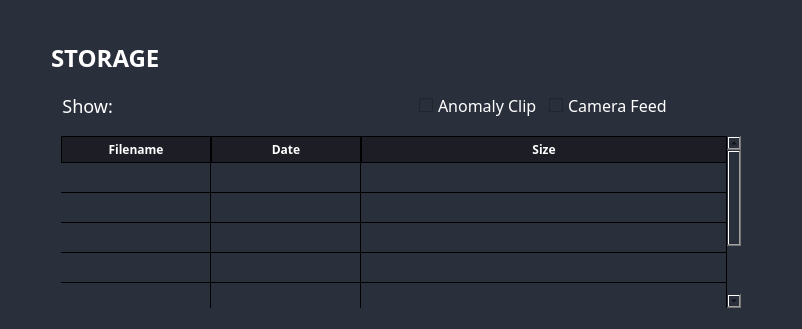
              <widget class="QWidget" name="storage_page">
               <property name="styleSheet">
                <string notr="true">*{
font-family: century gothic;
background: #2A2F3C ;
}
QLineEdit, QTextEdit{
background: #201f1f;
border:#201f1f;
color:white;
font-size:18px;
}
QLabel{
color: white;
font-size: 18px;

}
QPushButton, QToolButton{
font-weight:bold;
color:white ;
background: #2A2F3C ;
}
QPushButton:hover{
color:white;
background-color:black;
}
</string>
               </property>
               <layout class="QVBoxLayout" name="verticalLayout_4">
                <item>
                 <spacer name="verticalSpacer_3">
                  <property name="orientation">
                   <enum>Qt::Vertical</enum>
                  </property>
                  <property name="sizeType">
                   <enum>QSizePolicy::Minimum</enum>
                  </property>
                  <property name="sizeHint" stdset="0">
                   <size>
                    <width>20</width>
                    <height>30</height>
                   </size>
                  </property>
                 </spacer>
                </item>
                <item>
                 <layout class="QHBoxLayout" name="horizontalLayout_9">
                  <item>
                   <spacer name="horizontalSpacer_9">
                    <property name="orientation">
                     <enum>Qt::Horizontal</enum>
                    </property>
                    <property name="sizeType">
                     <enum>QSizePolicy::Fixed</enum>
                    </property>
                    <property name="sizeHint" stdset="0">
                     <size>
                      <width>40</width>
                      <height>20</height>
                     </size>
                    </property>
                   </spacer>
                  </item>
                  <item>
                   <widget class="QLabel" name="storage_label">
                    <property name="styleSheet">
                     <string notr="true">FONT-WEIGHT:BOLD;
font-size:24px</string>
                    </property>
                    <property name="text">
                     <string>STORAGE</string>
                    </property>
                    <property name="alignment">
                     <set>Qt::AlignLeading|Qt::AlignLeft|Qt::AlignVCenter</set>
                    </property>
                   </widget>
                  </item>
                  <item>
                   <spacer name="horizontalSpacer_10">
                    <property name="orientation">
                     <enum>Qt::Horizontal</enum>
                    </property>
                    <property name="sizeHint" stdset="0">
                     <size>
                      <width>40</width>
                      <height>20</height>
                     </size>
                    </property>
                   </spacer>
                  </item>
                 </layout>
                </item>
                <item>
                 <spacer name="verticalSpacer_12">
                  <property name="orientation">
                   <enum>Qt::Vertical</enum>
                  </property>
                  <property name="sizeType">
                   <enum>QSizePolicy::Minimum</enum>
                  </property>
                  <property name="sizeHint" stdset="0">
                   <size>
                    <width>20</width>
                    <height>10</height>
                   </size>
                  </property>
                 </spacer>
                </item>
                <item>
                 <layout class="QHBoxLayout" name="horizontalLayout_8">
                  <item>
                   <widget class="QLabel" name="show_label">
                    <property name="text">
                     <string>           Show:</string>
                    </property>
                   </widget>
                  </item>
                  <item>
                   <spacer name="horizontalSpacer_7">
                    <property name="orientation">
                     <enum>Qt::Horizontal</enum>
                    </property>
                    <property name="sizeType">
                     <enum>QSizePolicy::Fixed</enum>
                    </property>
                    <property name="sizeHint" stdset="0">
                     <size>
                      <width>300</width>
                      <height>20</height>
                     </size>
                    </property>
                   </spacer>
                  </item>
                  <item>
                   <widget class="QCheckBox" name="anomalyClip_checkBox">
                    <property name="styleSheet">
                     <string notr="true">
font-size:16px;
color:white;</string>
                    </property>
                    <property name="text">
                     <string>Anomaly Clip</string>
                    </property>
                   </widget>
                  </item>
                  <item>
                   <widget class="QCheckBox" name="cameraFeed_checkBox">
                    <property name="styleSheet">
                     <string notr="true">
font-size:16px;
color:white;</string>
                    </property>
                    <property name="text">
                     <string>Camera Feed</string>
                    </property>
                    <property name="iconSize">
                     <size>
                      <width>30</width>
                      <height>30</height>
                     </size>
                    </property>
                    <property name="checked">
                     <bool>false</bool>
                    </property>
                    <property name="autoRepeat">
                     <bool>false</bool>
                    </property>
                    <property name="autoExclusive">
                     <bool>false</bool>
                    </property>
                    <property name="tristate">
                     <bool>false</bool>
                    </property>
                   </widget>
                  </item>
                  <item>
                   <spacer name="horizontalSpacer_8">
                    <property name="orientation">
                     <enum>Qt::Horizontal</enum>
                    </property>
                    <property name="sizeHint" stdset="0">
                     <size>
                      <width>40</width>
                      <height>20</height>
                     </size>
                    </property>
                   </spacer>
                  </item>
                 </layout>
                </item>
                <item>
                 <layout class="QHBoxLayout" name="horizontalLayout_7">
                  <item>
                   <spacer name="horizontalSpacer_6">
                    <property name="orientation">
                     <enum>Qt::Horizontal</enum>
                    </property>
                    <property name="sizeType">
                     <enum>QSizePolicy::Fixed</enum>
                    </property>
                    <property name="sizeHint" stdset="0">
                     <size>
                      <width>40</width>
                      <height>20</height>
                     </size>
                    </property>
                   </spacer>
                  </item>
                  <item>
                   <widget class="QTableWidget" name="storage_tableWidget">
                    <property name="minimumSize">
                     <size>
                      <width>700</width>
                      <height>0</height>
                     </size>
                    </property>
                    <property name="styleSheet">
                     <string notr="true">QTableWidget{ 
  width: 100%;
   padding: 10px;
  text-align: left;
color: white;
}


QHeaderView::section {
color:white;
    background-color:#1C1D25;

    padding: 2px;
    border: 1px solid black;
    font-size: 12px;
font-weight:bold;

}

QTableWidget {
    gridline-color: black;
    font-size: 14px;
}

QTableWidget QTableCornerButton::section {
    background-color: #2A2F3C
    border: 1px solid black;
}</string>
                    </property>
                    <property name="frameShape">
                     <enum>QFrame::NoFrame</enum>
                    </property>
                    <attribute name="horizontalHeaderCascadingSectionResizes">
                     <bool>true</bool>
                    </attribute>
                    <attribute name="horizontalHeaderDefaultSectionSize">
                     <number>150</number>
                    </attribute>
                    <attribute name="horizontalHeaderStretchLastSection">
                     <bool>true</bool>
                    </attribute>
                    <attribute name="verticalHeaderVisible">
                     <bool>false</bool>
                    </attribute>
                    <attribute name="verticalHeaderHighlightSections">
                     <bool>false</bool>
                    </attribute>
                    <row>
                     <property name="text">
                      <string>1</string>
                     </property>
                    </row>
                    <row>
                     <property name="text">
                      <string>2</string>
                     </property>
                    </row>
                    <row>
                     <property name="text">
                      <string>3</string>
                     </property>
                    </row>
                    <row>
                     <property name="text">
                      <string>4</string>
                     </property>
                    </row>
                    <row>
                     <property name="text">
                      <string>5</string>
                     </property>
                    </row>
                    <row>
                     <property name="text">
                      <string>6</string>
                     </property>
                    </row>
                    <column>
                     <property name="text">
                      <string>Filename</string>
                     </property>
                    </column>
                    <column>
                     <property name="text">
                      <string>Date</string>
                     </property>
                    </column>
                    <column>
                     <property name="text">
                      <string>Size</string>
                     </property>
                    </column>
                   </widget>
                  </item>
                  <item>
                   <spacer name="horizontalSpacer_5">
                    <property name="orientation">
                     <enum>Qt::Horizontal</enum>
                    </property>
                    <property name="sizeHint" stdset="0">
                     <size>
                      <width>40</width>
                      <height>20</height>
                     </size>
                    </property>
                   </spacer>
                  </item>
                 </layout>
                </item>
               </layout>
              </widget>
